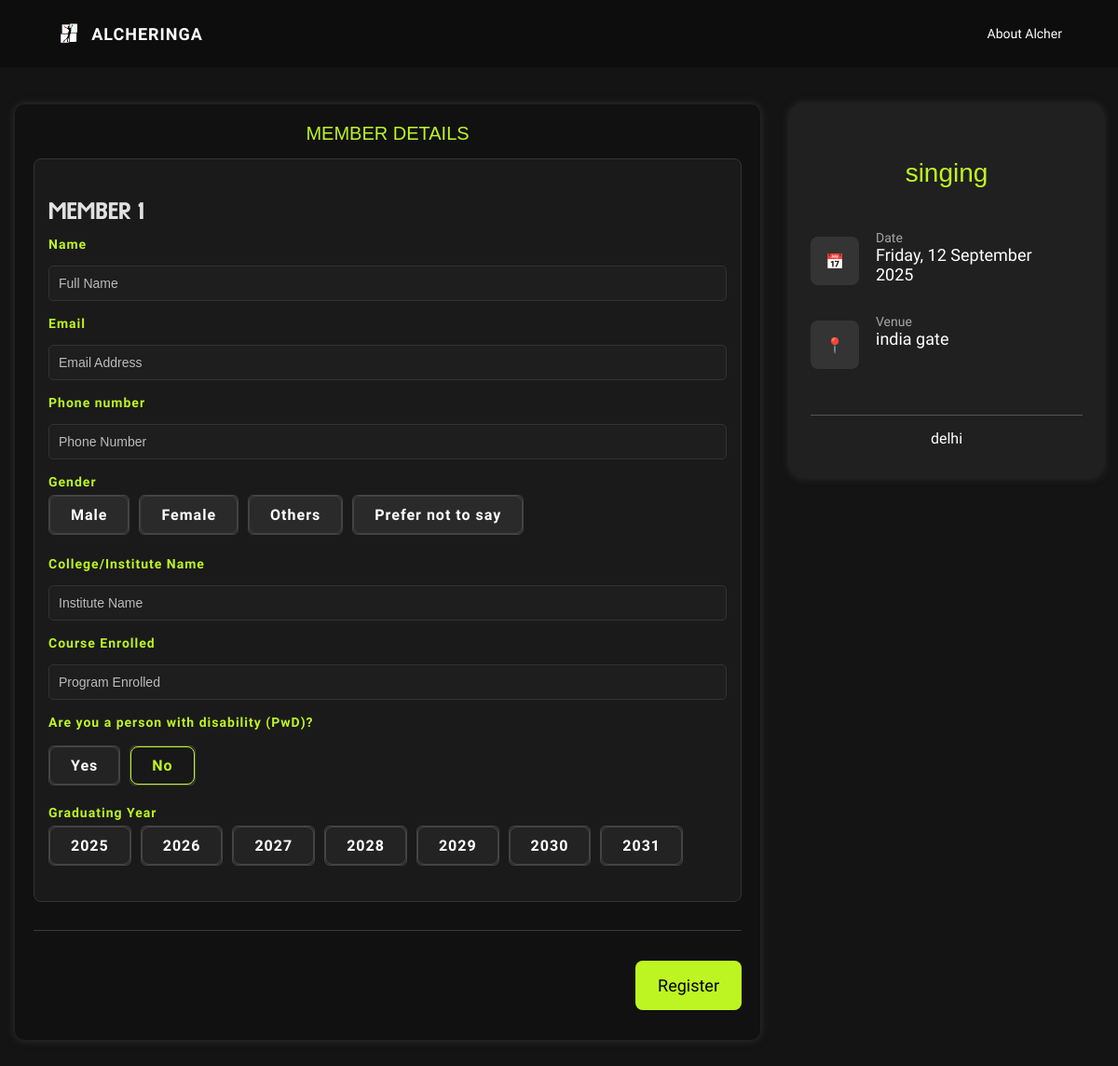
Screenshot of /competitions/delhi/singing/register with the database file from the repository.
### core/models.py (models this page shows, shortened)
class Event(models.Model):
    EVENT_TYPE_CHOICES = [
        ('solo', 'Solo'),
        ('team', 'Team'),
    ]
    name = models.CharField(max_length=200)
    event_type = models.CharField(max_length=10, choices=EVENT_TYPE_CHOICES, default='solo')
    min_participants = models.PositiveIntegerField(null=True, blank=True)
    max_participants = models.PositiveIntegerField(null=True, blank=True)
    description = models.TextField(default= "none")
    deadline = models.DateField(null=True, blank=True)
    event_date = models.DateField(null=True, blank=True)
    city = models.ForeignKey(City, on_delete=models.CASCADE, related_name='event_set', null=True, blank=True)
    image = models.ImageField(
        upload_to="image_uploads/event_pic/", default='ropar.png',null=True, blank=True,help_text="Upload an image representing this event"
    )

class City(models.Model):
    name = models.CharField(max_length=100, unique=True)
    events = models.ManyToManyField('Event', related_name='cities')
    venue = models.CharField(max_length=100, default="None")
    time = models.DateField(null=True, blank=True)
    guidelines = models.TextField(default="None")
    image = models.ImageField(
        upload_to="image_uploads/city_pic/", default='ropar.png')
    state = models.CharField(max_length=100,default='None')

### core/views.py (the view)
# urls.py: path('competitions/<str:city_name>/<str:event_name>/register', views.registrationpage, name='registrationpage'),
def registrationpage(request, city_name, event_name):
    city = get_object_or_404(City, name=city_name)
    event = get_object_or_404(Event, name=event_name)
    MemberFormSet = modelformset_factory(
        TeamMember,
        form=MemberForm,
        extra=0
    )  # Use custom form to ensure radio gender without blank option
    team_name_form = None
    team_form = None
    member_formset = None
    form = None
    if request.method == 'POST':
        if event.event_type == 'team':
            team_name_form = TeamName(request.POST)
            team_form = RegistrationForm(request.POST)
            member_formset = MemberFormSet(request.POST, prefix='members')
            print(member_formset)
            if team_name_form.is_valid() and team_form.is_valid() and member_formset.is_valid():
                team_head = team_form.save(commit=False)
                team_head.event = event
                team_head.city = city
                team_head.save()
                team_name = team_name_form.save(commit=False)
                team_name.head = team_head
                team_name.save()
                for formset_form in member_formset:
                    if formset_form.cleaned_data:
                        member = formset_form.save(commit=False)
                        member.head = team_head
                        member.team = team_name
                        member.save()
                send_mail(
                    subject='Team Registration Successful',
                    message=f'Hello {team_head.name},\n\nYou have successfully registered your team for the event "{event.name}" in {city.name}.\n\nThank you for registering!',
                    from_email=settings.EMAIL_HOST_USER,
                    recipient_list=[team_head.email],
                    fail_silently=False,
                )
                return render(request, 'core/thank_you.html')
        else:
            form = RegistrationForm(request.POST)
            if form.is_valid():
                registration = form.save(commit=False)
                registration.event = event
                registration.city = city
                registration.save()
                send_mail(
                    subject='Registration Successful',
                    message=f'Hello {registration.name},\n\nYou have successfully registered for the event "{event.name}" in {city.name}.\n\nThank you for registering!',
                    from_email=settings.EMAIL_HOST_USER,
                    recipient_list=[registration.email],
                    fail_silently=False,
                )
                return render(request, 'core/thank_you.html')
    else:
        if event.event_type == 'team':
            team_name_form = TeamName()
            team_form = RegistrationForm()
            member_formset = MemberFormSet(queryset=TeamMember.objects.none(), prefix='members')
        else:
            form = RegistrationForm()
    return render(request, 'core/register_form.html', {
        'form': form,
        'team_form': team_form,
        'team_name_form': team_name_form,
        'event': event,
        'city': city,
        'member_formset': member_formset,
        'min_participants': event.min_participants,
        'max_participants': event.max_participants,
    })

### templates/core/register_form.html (shortened to what this page needs)
{% load static %}
<!DOCTYPE html>
<html lang="en">
<head>
  <link rel="stylesheet" type="text/css" href="{% static 'core/styles.css' %}">
  <link rel="stylesheet" type="text/css" href="{% static 'core/style.css' %}">
  <link rel="stylesheet" href="{% static 'core/landing/landing.css' %}">
  <link rel="stylesheet" href="{% static 'core/landing/cfa.css' %}" />
  <link rel="stylesheet" href="https://cdn.jsdelivr.net/npm/toastify-js/src/toastify.min.css">
  <link rel="stylesheet" type="text/css" href="{% static 'core/register.css' %}">
</head>
<body>
<header class="navbar">
  <div class="navbar-header">
    <div class="navbar-left">
      <img src="{% static 'core/landing/logo.png' %}" class="logo" alt="Logo" />
      <span>ALCHERINGA</span>
    </div>
  </div>
  <div class="navbar-right" id="nav-menu">
    <a href="#about">About Alcher</a>
  </div>
</header>
<div class="page-wrap">
  <main>
    <form method="post" action="{% url 'registrationpage' city.name event.name %}" novalidate>
      <div class="card">
        <h2 class="section-title">Member Details</h2>
        <div class="member-card">
          <h3 class="member-heading">Member 1</h3>
          <div class="field">
            <label>Name</label>
            {% if event.event_type == 'team' %}
              {{ team_form.name }}
            {% else %}
              {{ form.name }}
            {% endif %}
          </div>
          <div class="field"><label>Email</label>
            {% if event.event_type == 'team' %}
              {{ team_form.email.as_widget }}
            {% else %}
              {{ form.email.as_widget }}
            {% endif %}
          </div>
          <div class="field"><label>Phone number</label>
            {% if event.event_type == 'team' %}
              {{ team_form.phone_no.as_widget }}
            {% else %}
              {{ form.phone_no.as_widget }}
            {% endif %}
          </div>
          <div class="field gender">
            <label>Gender</label>
            <div class="gender-group">
              {% if event.event_type == 'team' %}
                {% for radio in team_form.gender %}
                  <label class="gender-box">{{ radio.tag }} <span>{{ radio.choice_label }}</span></label>
                {% endfor %}
              {% else %}
                {% for radio in form.gender %}
                  <label class="gender-box">{{ radio.tag }} <span>{{ radio.choice_label }}</span></label>
                {% endfor %}
              {% endif %}
            </div>
          </div>
          <div class="field"><label>College/Institute Name</label>
            {% if event.event_type == 'team' %}
              {{ team_form.institute_name.as_widget }}
            {% else %}
              {{ form.institute_name.as_widget }}
            {% endif %}
          </div>
          <div class="field"><label>Course Enrolled</label>
            {% if event.event_type == 'team' %}
              {{ team_form.program_enrolled.as_widget }}
            {% else %}
              {{ form.program_enrolled.as_widget }}
            {% endif %}
          </div>
          <div class="field disability">
            <label>Are you a person with disability (PwD)?</label>
            <div class="disability-group">
              {% if event.event_type == 'team' %}
                {% for radio in team_form.is_disabled %}
                  <label class="disability-box">{{ radio.tag }} <span>{{ radio.choice_label }}</span></label>
                {% endfor %}
              {% else %}
                {% for radio in form.is_disabled %}
                  <label class="disability-box">{{ radio.tag }} <span>{{ radio.choice_label }}</span></label>
                {% endfor %}
              {% endif %}
            </div>
          </div>
          <div class="field year">
            <label>Graduating Year</label>
            <div class="year-group">
              {% if event.event_type == 'team' %}
                {% for radio in team_form.year_of_passing %}
                  <label class="year-box">{{ radio.tag }} <span>{{ radio.choice_label }}</span></label>
                {% endfor %}
              {% else %}
                {% for radio in form.year_of_passing %}
                  <label class="year-box">{{ radio.tag }} <span>{{ radio.choice_label }}</span></label>
                {% endfor %}
              {% endif %}
            </div>
          </div>
        </div>
        {% if event.event_type == 'team' %}
          {{ member_formset.management_form }}
          <div id="members-container">
            {% for mform in member_formset %}
            <div class="member-card" data-member-index="{{ forloop.counter }}">
              <div class="member-header">
                <h3>Member {{ forloop.counter|add:1 }}</h3>
                <button type="button" class="remove-member-btn" data-remove>
                  <i class="fas fa-trash"></i> Remove
                </button>
              </div>
              <div class="field"><label>Name</label> {{ mform.name}}</div>
              <div class="field"><label>Email</label> {{ mform.email }}</div>
              <div class="field"><label>Phone number</label> {{ mform.phone_no }}</div>
              <div class="field gender">
                <label>Gender</label>
                <div class="gender-group">
                  {% for radio in mform.gender %}
                  <label class="gender-box">{{ radio.tag }} <span>{{ radio.choice_label }}</span></label>
                  {% endfor %}
                </div>
              </div>
              <div class="field"><label>College/Institute Name</label> {{ mform.institute_name}}</div>
              <div class="field"><label>Course Enrolled</label> {{ mform.program_enrolled }}</div>
              <div class="field disability">
                <label>PwD</label>
                <div class="disability-group">
                  {% for radio in mform.is_disabled %}
                  <label class="disability-box">{{ radio.tag }} <span>{{ radio.choice_label }}</span></label>
                  {% endfor %}
                </div>
              </div>
              <div class="field year">
                <label>Graduating Year</label>
                <div class="year-group">
                  {% for radio in mform.year_of_passing %}
                  <label class="year-box">{{ radio.tag }} <span>{{ radio.choice_label }}</span></label>
                  {% endfor %}
                </div>
              </div>
            </div>
            {% endfor %}
          </div>
          <template id="empty-member-template">
            <div class="member-card" data-member-index="__NUM__">
              <div class="member-header">
                <h3>MEMBER __NUM__</h3>
                <button type="button" class="remove-member-btn" data-remove>
                  <i class="fas fa-trash"></i> Remove
                </button>
              </div>
              <div class="field"><label>Name</label> {{ member_formset.empty_form.name|safe }}</div>
              <div class="field"><label>Email</label> {{ member_formset.empty_form.email|safe }}</div>
              <div class="field"><label>Phone number</label> {{ member_formset.empty_form.phone_no|safe }}</div>
              <div class="field gender">
                <label>Gender</label>
                <div class="gender-group">
                  {% for radio in member_formset.empty_form.gender %}
                  <label class="gender-box">{{ radio.tag }} <span>{{ radio.choice_label }}</span></label>
                  {% endfor %}
                </div>
              </div>
              <div class="field"><label>College/Institute Name</label> {{ member_formset.empty_form.institute_name.as_widget|safe }}</div>
              <div class="field"><label>Course Enrolled</label> {{ member_formset.empty_form.program_enrolled.as_widget|safe }}</div>
              <div class="field disability">
                <label>PwD</label>
                <div class="disability-group">
                  {% for radio in member_formset.empty_form.is_disabled %}
                  <label class="disability-box">{{ radio.tag }} <span>{{ radio.choice_label }}</span></label>
                  {% endfor %}
                </div>
              </div>
              <div class="field year">
                <label>Graduating Year</label>
                <div class="year-group">
                  {% for radio in member_formset.empty_form.year_of_passing %}
                  <label class="year-box">{{ radio.tag }} <span>{{ radio.choice_label }}</span></label>
                  {% endfor %}
                </div>
              </div>
            </div>
          </template>
          <div class="actions">
            <button id="add-member" type="button" class="add-member-btn">
              <i class="fas fa-plus"></i> Add Member
            </button>
            <button type="submit" class="register-btn">Register</button>
          </div>
        {% else %}
          <div class="actions" style="justify-content:flex-end;">
            <button type="submit" class="register-btn">Register</button>
          </div>
        {% endif %}
      </div>
    </form>
  </main>
  <aside class="sidebar">
    <div class="card">
      <h3 class="section-title">{{ event.name }}</h3>
      <ul class="meta">
        <li>
          <div class="meta-icon">📅</div>
          <div class="meta-about"><div class="info">Date</div>{{ city.time|date:'l, d F Y' }}</div>
        </li>
        <li>
          <div class="meta-icon">📍</div>
          <div class="meta-about"><div class="info">Venue</div>{{ city.venue }}</div>
        </li>
        <div class="meta-city"><li><span>{{ city.name }}</span></li></div>
      </ul>
    </div>
  </aside>
</div>
</body>
</html>

### rows the page displays
Event: name "singing"
City: time "Friday, 12 September 2025", venue "india gate", name "delhi"

### other values shown
{{ radio.choice_label }} "Male" "Female" "Others" "Prefer not to say"
{{ radio.choice_label }} "Yes" "No"
{{ radio.choice_label }} "2025" "2026" "2027" "2028" "2029" "2030" "2031"
